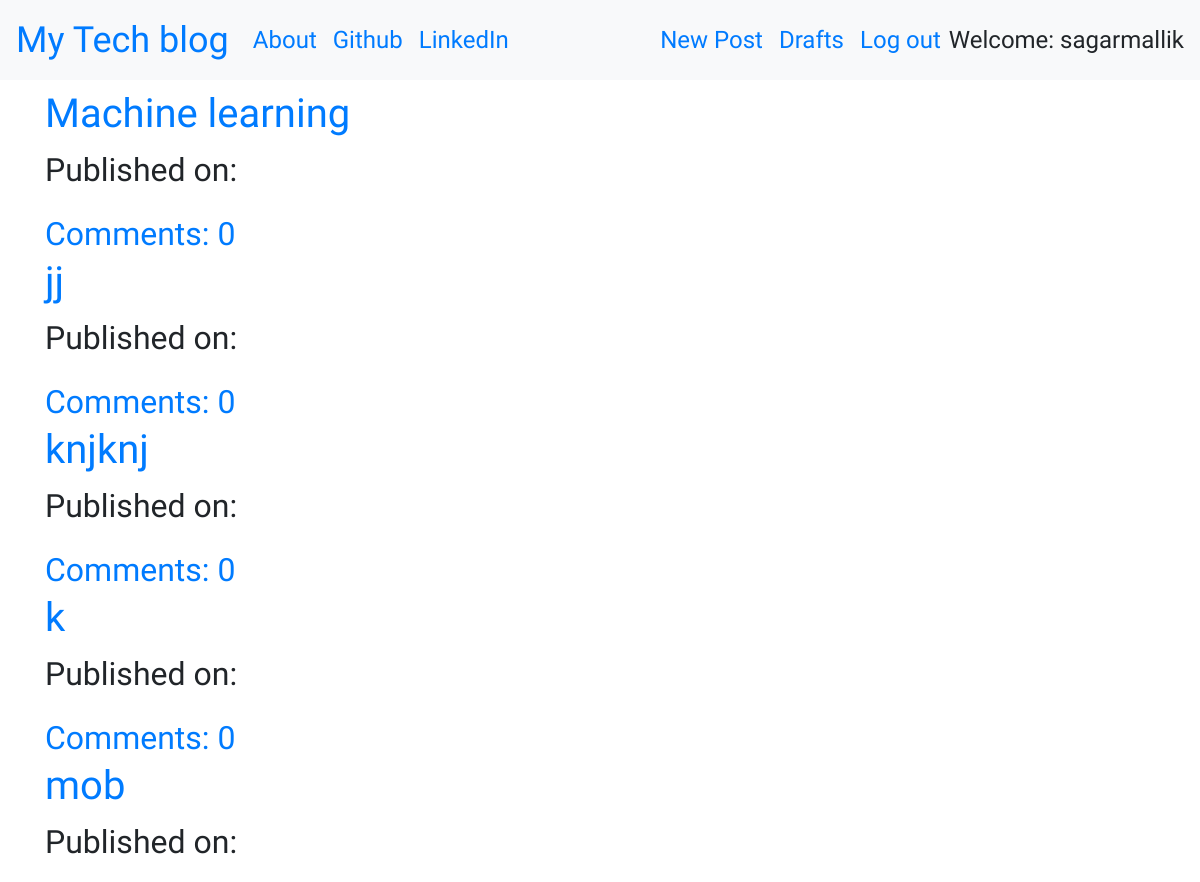
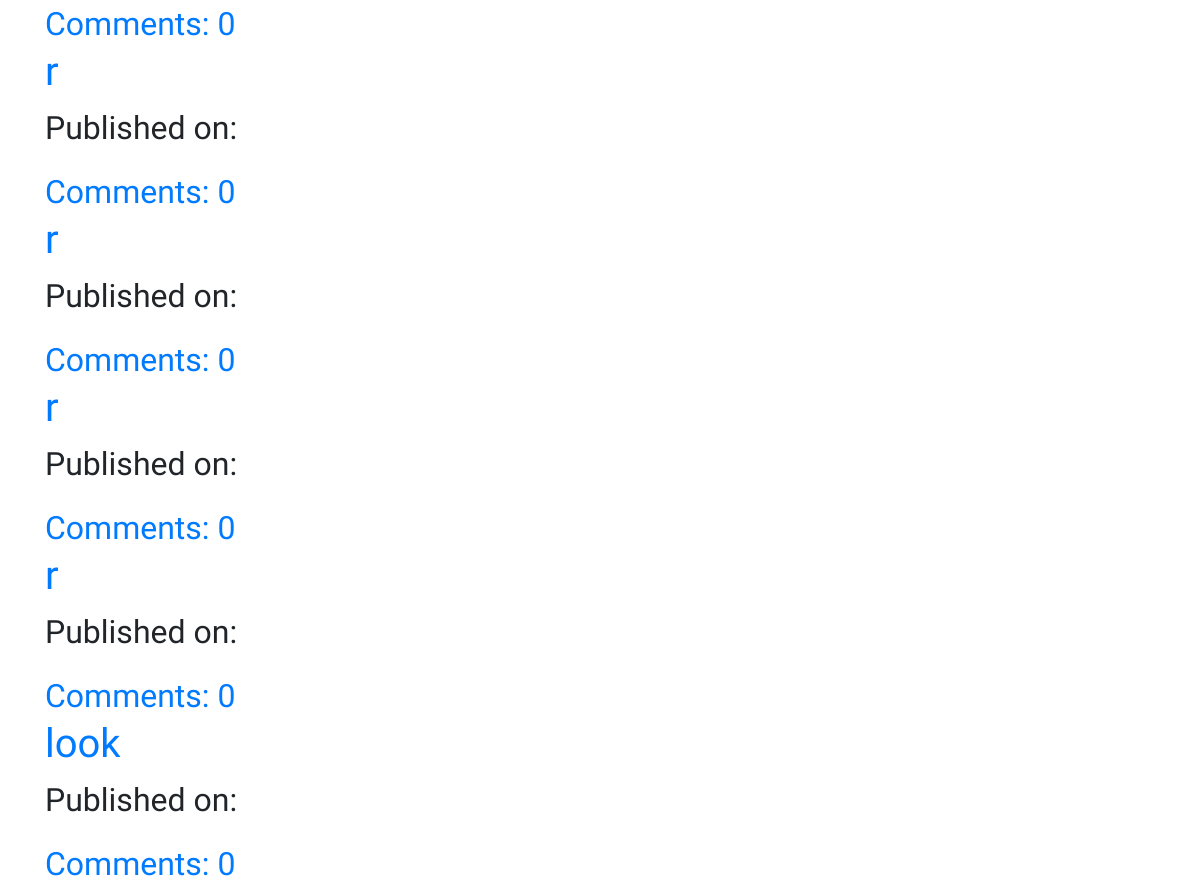
Page /drafts/ (signed in) on the committed database (2 pictures, top to bottom).
### blog/models.py (models this page shows, shortened)
class Post(models.Model):
    author = models.ForeignKey('auth.User',on_delete=models.CASCADE)
    title = models.CharField(max_length=256)
    text = models.TextField()
    create_date = models.DateTimeField(default=timezone.now)
    published_date = models.DateTimeField(blank=True, null=True)
    hotel_Main_Img = models.ImageField(upload_to='images/',blank=True)
    def approve_comments(self):
        return self.comments.filter(approved_comments = True)

### blog/views.py (the view)
# urls.py: path('drafts/',views.DraftListView.as_view(),name='post_draft_list'),
class DraftListView(LoginRequiredMixin,ListView):
    login_url = '/login/'
    redirect_field_name = 'blog/post_draft_list.html'
    model = Post
    def get_queryset(self):
        return Post.objects.filter(published_date__isnull = True).order_by('create_date')

### blog/templates/blog/post_list.html
{% extends 'blog/base.html' %}
{% block content %}
 <div class = 'centerstage'>
  {% for post in post_list %}
   <div class = 'post'>
    <h1><a href='{% url 'post_detail' pk=post.pk %}'>{{post.title}}</a></h1>
    <p>Published on: {{post.published_date|date:"D M Y"}}</p>
    <a href="{% url 'post_detail' pk=post.pk %}" >Comments: {{post.approve_comments.count}}</a>
    </div>
  {% endfor %}
</div>
{% endblock  %}

### blog/templates/blog/base.html (shortened to what this page needs)
<!DOCTYPE html>
{% load static %}
<html lang="en" dir="ltr">
  <head>
    <link rel="stylesheet" href="https://stackpath.bootstrapcdn.com/bootstrap/4.5.0/css/bootstrap.min.css">
    <link href="https://stackpath.bootstrapcdn.com/font-awesome/4.7.0/css/font-awesome.min.css" rel="stylesheet">
    <link rel="stylesheet" href="//cdn.jsdelivr.net/npm/medium-editor@latest/dist/css/medium-editor.min.css" type="text/css" media="screen" charset="utf-8">
    <link rel="stylesheet" href="{% static 'css/blog.css' %}">
  </head>
  <body class='loader'>
    <nav class="navbar navbar-expand-lg bg-light techfont">
        <div class="navbar-nav align-items-center">
          <a class="navbar-brand bigbrand" href="{% url 'post_list' %}">My Tech blog</a>
          <a class="nav-item nav-link" href="{% url 'about' %}">About</a>
          <a class="nav-item nav-link" href="https://www.github.com">Github</a>
          <a class="nav-item nav-link" href="https://www.linkedin.com">LinkedIn</a>
        </div>
        <div class="navbar-nav align-items-center ml-auto">
          {% if user.is_authenticated %}
            <a class="nav-item nav-link" href="{% url 'post_new' %}">New Post</a>
            <a class="nav-item nav-link" href="{% url 'post_draft_list' %}">Drafts</a>
            <a class="nav-item nav-link" href="{% url 'logout' %}">Log out</a>
            <a >Welcome: {{ user.username }}</a>
          {% else %}
            <a class="nav-item nav-link loader" href="{% url 'login' %}" aria-label="Login">
              <span class="fa fa-user" aria-hidden="true"></span></a>
          {% endif %}
        </div>
    </nav>
          <div class="content container">
              <div class="row">
                  <div class="col-md-8">
                    <div class="blog_posts">
                      {% block content %}
                      {% endblock %}
                    </div>
                  </div>
              </div>
          </div>
  </body>
</html>

### blog/static/css/blog.css (style rules this page uses)
.loader { filter:hue-rotate(0deg); color:linear-gradient(45deg,#0f8,#08f); animation:hue 10000ms infinite linear; }
.techfont { font-family: 'Faster One',sans-serif; font-size: 1.5em; margin-bottom: 10px; }
.bigbrand { font-size: 1.5em; }
.centerstage { margin-left: auto; margin-right: auto; font-family: 'Montez'; font-size: 2em; }

### rows in the picture
Post: title "Machine learning", approve_comments.count "0"
Post: title "jj", approve_comments.count "0"
Post: title "knjknj", approve_comments.count "0"
Post: title "k", approve_comments.count "0"
Post: title "mob", approve_comments.count "0"
Post: title "r", approve_comments.count "0"
Post: title "r", approve_comments.count "0"
Post: title "r", approve_comments.count "0"
Post: title "r", approve_comments.count "0"
Post: title "look", approve_comments.count "0"

### other values in the picture
{{ user.username }} "sagarmallik"
